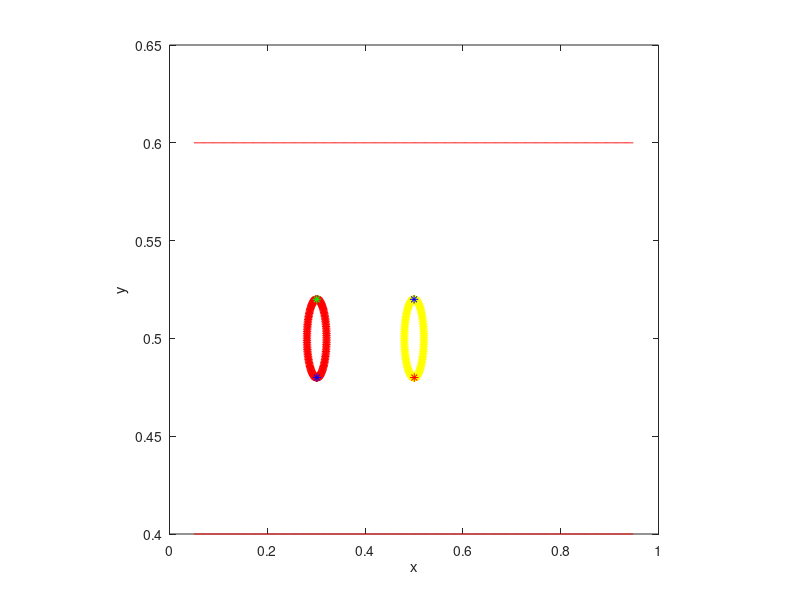

MATLAB code for this plot:
%-------------------------------------------------------------------------------------------------------------------%
%
% IB2d is an Immersed Boundary Code (IB) for solving fully coupled non-linear 
% 	fluid-structure interaction models. This version of the code is based off of
%	Peskin's Immersed Boundary Method Paper in Acta Numerica, 2002.
%
% Author: Nicholas A. Battista
% Email:  nick.battista@unc.edu
% Date Created: May 27th, 2015
% Institution: UNC-CH
%
% This code is capable of creating Lagrangian Structures using:
% 	1. Springs
% 	2. Beams (*torsional springs)
% 	3. Target Points
%	4. Muscle-Model (combined Force-Length-Velocity model, "HIll+(Length-Tension)")
%
% One is able to update those Lagrangian Structure parameters, e.g., spring constants, resting %%	lengths, etc
% 
% There are a number of built in Examples, mostly used for teaching purposes. 
% 
% If you would like us %to add a specific muscle model, please let Nick (nick.battista@unc.edu) know.
%
%--------------------------------------------------------------------------------------------------------------------%

%%%%%%%%%%%%%%%%%%%%%%%%%%%%%%%%%%%%%%%%%%%%%%%%%%%%%%%%%%%%%%%%%%%%%%%%%%%%%%%%%%%%%%
%
% FUNCTION: creates the CHANNEL_CHANNEL-EXAMPLE geometry and prints associated input files
%
%%%%%%%%%%%%%%%%%%%%%%%%%%%%%%%%%%%%%%%%%%%%%%%%%%%%%%%%%%%%%%%%%%%%%%%%%%%%%%%%%%%%%%

function cylinder2_geometry()

%
% Grid Parameters (MAKE SURE MATCHES IN input2d !!!)
%
Nx = 256;        % # of Eulerian Grid Pts. in x-Direction (MUST BE EVEN!!!)
Ny = 256;        % # of Eulerian Grid Pts. in y-Direction (MUST BE EVEN!!!)
Lx = 1.0;        % Length of Eulerian Grid in x-Direction
Ly = 1.0;        % Length of Eulerian Grid in y-Direction


% Immersed Structure Geometric / Dynamic Parameters %
ds= min(Lx/(2.1*Nx),Ly/(2.1*Ny));  % Lagrangian spacing
L = 0.9*Lx;                    % Length of Channel
w = 0.2*Ly;                    % Width of Channel
x1_0 = 0.3;                    % x-Center for Cylinder 1
y1_0 = 0.5;                    % y-Center for Cylinder 1
r1 = w/10;                     % Radii of Cylinder 1
x2_0 = 0.5;
y2_0 = 0.5;
r2 = r1;

struct_name = 'small_geo2cyl';       % Name for .vertex, .spring, etc files.


% Call function to construct geometry

%Create channel
[xLag,yLag] = give_Me_Channel_Immsersed_Boundary_Geometry(ds,L,w,Lx,Ly);
% Create Cylinder 1
[x1Lag_Cy,y1Lag_Cy] = give_Me_Cylinder_Immsersed_Boundary_Geometry(ds,r1,x1_0,y1_0);
% Create Cylinder 2
[x2Lag_Cy,y2Lag_Cy] = give_Me_Cylinder_Immsersed_Boundary_Geometry(ds,r2,x2_0,y2_0);

% Create tethering points to attach cylinders to springs
x1Tether = x1_0;   % xValues you want to tether to on the channel
x2Tether = x2_0;
[indsTether_CY1, x1_0_new] = give_Me_Tethering_Pt_Indices(xLag,x1Tether);
[indsTether_CY2, x2_0_new] = give_Me_Tethering_Pt_Indices(xLag, x2Tether);
x1Lag_Cy = x1Lag_Cy + (x1_0_new-x1_0); % shift circle over to match indices better
x2Lag_Cy = x2Lag_Cy + (x2_0_new - x2_0);

% Plot Geometry to test
plot(xLag(1:end/2),yLag(1:end/2),'r-'); hold on;
plot(xLag(end/2+1:end),yLag(end/2+1:end),'r-'); hold on;

N = length(x1Lag_Cy);
M = length(x2Lag_Cy);

plot(x1Lag_Cy,y1Lag_Cy,'r*'); hold on;
plot(x2Lag_Cy, y2Lag_Cy, 'y*'); hold on;
plot(x1Lag_Cy(1),y1Lag_Cy(1),'g*'); hold on;
plot(x2Lag_Cy(1), y2Lag_Cy(2), 'b*'); hold on;
%plot(xLag(indsTether_CY1(1)),yLag(indsTether_CY1(1)),'b*'); hold on;
%plot(xLag(indsTether_CY2(1)), yLag(indsTether_CY2(1)), 'r*'); hold on;
%plot(xLag(indsTether_CY1(2)),yLag(indsTether_CY1(2)),'g*'); hold on;
%plot(xLag(indsTether_CY2(2)), yLag(indsTether_CY2(2)), 'm*'); hold on;
plot(x1Lag_Cy(N/2+1),y1Lag_Cy(N/2+1),'b*'); hold on;
plot(x2Lag_Cy(M/2+1), y2Lag_Cy(M/2+1), 'r*'); hold on;
xlabel('x'); ylabel('y');
axis square;


% Prints .vertex file!
x_bothLag_Cy = [x1Lag_Cy x2Lag_Cy]; % concatenates the two cylinder x coordinate arrays
y_bothLag_Cy = [y1Lag_Cy y2Lag_Cy];
% concatenates the channel and cylinder coordinates into one long array for printing
all_x_Lag = [xLag x_bothLag_Cy];
all_y_Lag = [yLag y_bothLag_Cy];
print_Lagrangian_Vertices(all_x_Lag,all_y_Lag,struct_name, 'w');

% Prints .spring file!
% these springs make the cylinder ridgid
k_Spring = 2.0e7; 
resting_length_cyl_inner_springs = 2*r1;
offset = length(xLag);
% since cylinders are identical, modified print_Lagrangian_Springs to take
% in data for one, then it prints out two times as much data
print_Lagrangian_Springs(x1Lag_Cy,y1Lag_Cy, k_Spring,ds,r1,offset,indsTether_CY1, resting_length_cyl_inner_springs,struct_name, 'w');

% Change this like the undamped spring file
% Prints .beam file!
k_Beam = 5.0e9;  
C1 = compute_Curvatures(x1Lag_Cy,y1Lag_Cy);
print_Lagrangian_Beams(x1Lag_Cy,y1Lag_Cy, k_Beam,C1,struct_name,offset, 'w');

% Prints .target file!
k_Target = 2.5e7;
print_Lagrangian_Target_Pts(all_x_Lag,k_Target,struct_name, 'w');

%%%%%%%%%%%%%%%%%%%%%%%%%%%%%%%%%%%%%%%%%%%%%%%%%%%%%%%%%%%%%%%%%%%%%%%%
%
% FUNCTION: prints VERTEX points to a file called .vertex
%
%%%%%%%%%%%%%%%%%%%%%%%%%%%%%%%%%%%%%%%%%%%%%%%%%%%%%%%%%%%%%%%%%%%%%%%%

function print_Lagrangian_Vertices(xLag,yLag,struct_name, mode)

    N = length(xLag);

    vertex_fid = fopen([struct_name '.vertex'], mode);

    fprintf(vertex_fid, '%d\n', N );

    %Loops over all Lagrangian Pts.
    for s = 1:N
        X_v = xLag(s);
        Y_v = yLag(s);
        fprintf(vertex_fid, '%1.16e %1.16e\n', X_v, Y_v);
    end

    fclose(vertex_fid); 
    
%%%%%%%%%%%%%%%%%%%%%%%%%%%%%%%%%%%%%%%%%%%%%%%%%%%%%%%%%%%%%%%%%%%%%%%%
%
% FUNCTION: prints TARGET points to a file called .target
%
%%%%%%%%%%%%%%%%%%%%%%%%%%%%%%%%%%%%%%%%%%%%%%%%%%%%%%%%%%%%%%%%%%%%%%%%

function print_Lagrangian_Target_Pts(xLag,k_Target,struct_name, mode)

    N = length(xLag);

    target_fid = fopen([struct_name '.target'], mode);

    fprintf(target_fid, '%d\n', N );

    %Loops over all Lagrangian Pts.
    for s = 1:N
        fprintf(target_fid, '%d %1.16e\n', s, k_Target);
    end

    fclose(target_fid); 
    
    
%%%%%%%%%%%%%%%%%%%%%%%%%%%%%%%%%%%%%%%%%%%%%%%%%%%%%%%%%%%%%%%%%%%%%%%%%%%%%%%%%%%%%
%
% FUNCTION: prints BEAM (Torsional Spring) points to a file called <str>.beam
%
%%%%%%%%%%%%%%%%%%%%%%%%%%%%%%%%%%%%%%%%%%%%%%%%%%%%%%%%%%%%%%%%%%%%%%%%%%%%%%%%%%%%%

function print_Lagrangian_Beams(xLag,yLag,k_Beam,C,struct_name,offset, mode)

    % k_Beam: beam stiffness
    % C: beam curvature
    
    N = length(xLag); % NOTE: Total number of beams = Number of Total Lag Pts. on Cylinder

    beam_fid = fopen([struct_name '.beam'], mode);

    fprintf(beam_fid, '%d\n', N );

    %spring_force = kappa_spring*ds/(ds^2);

    %BEAMS BETWEEN VERTICES
    for s = 1:N
            if ( (s>1) && (s <= N-1) )        
                fprintf(beam_fid, '%d %d %d %1.16e %1.16e\n',s-1+offset, s+offset, s+1+offset, k_Beam, C(s) );  
            elseif (s==1)
                fprintf(beam_fid, '%d %d %d %1.16e %1.16e\n',N+offset,   s+offset, s+1+offset, k_Beam, C(s) );  
            elseif (s==N)
                %Case s=N
                fprintf(beam_fid, '%d %d %d %1.16e %1.16e\n',N-1+offset, N+offset, 1+offset,   k_Beam, C(s) );  
            end
    end
    
    %do it again for the second cylinder
    for s = 1:N
            if ( (s>1) && (s <= N-1) )        
                fprintf(beam_fid, '%d %d %d %1.16e %1.16e\n',s-1+offset+N, s+offset+N, s+1+offset+N, k_Beam, C(s) );  
            elseif (s==1)
                fprintf(beam_fid, '%d %d %d %1.16e %1.16e\n',N+N+offset,   N+s+offset, N+s+1+offset, k_Beam, C(s) );  
            elseif (s==N)
                %Case s=N
                fprintf(beam_fid, '%d %d %d %1.16e %1.16e\n',N+N-1+offset, N+N+offset, N+1+offset,   k_Beam, C(s) );  
            end
    end
    
    
    
    fclose(beam_fid); 

%%%%%%%%%%%%%%%%%%%%%%%%%%%%%%%%%%%%%%%%%%%%%%%%%%%%%%%%%%%%%%%%%%%%%%%%%%%
%
% FUNCTION: prints SPRING points to a file called .spring
%
%%%%%%%%%%%%%%%%%%%%%%%%%%%%%%%%%%%%%%%%%%%%%%%%%%%%%%%%%%%%%%%%%%%%%%%%%%%

function print_Lagrangian_Springs(xLag,yLag,k_Spring,ds_Rest,r,offset,indsTether,resting_length_tether,struct_name, mode)

    % offset = # of lag pts in channel (ordering lag pts, channel -> cylinder)

    N = length(xLag); % Number of pts on cylinder

    spring_fid = fopen([struct_name '.spring'], mode);

    fprintf(spring_fid, '%d\n', (N+N/2)*2 ); % + 2 if non-damped springs connecting cylinder to channel

    %spring_force = kappa_spring*ds/(ds^2);

    %SPRINGS BETWEEN 1st CYL VERTICES
    for s = 1:N
            if s < N    
                ds_Rest = sqrt( ( xLag(s) - xLag(s+1) )^2 +  ( yLag(s) - yLag(s+1) )^2 ); 
                fprintf(spring_fid, '%d %d %1.16e %1.16e\n', s+offset, s+1+offset, k_Spring, ds_Rest);  
            else
                %Case s=N
                ds_Rest = sqrt( ( xLag(s) - xLag(1) )^2 +  ( yLag(s) - yLag(1) )^2 ); 
                fprintf(spring_fid, '%d %d %1.16e %1.16e\n', s+offset, 1+offset,   k_Spring, ds_Rest);  
            end
    end
    
    for s=1:N/2
        ds_Rest = sqrt( ( xLag(s) - xLag(s+N/2) )^2 +  ( yLag(s) - yLag(s+N/2) )^2 ); 
        fprintf(spring_fid, '%d %d %1.16e %1.16e\n', s+offset, s+N/2+offset, k_Spring, ds_Rest);
    end
    
    % SPRINGS BETWEEN 2nd CYL VERTICES
    for s = 1:N
            if s < N    
                ds_Rest = sqrt( ( xLag(s) - xLag(s+1) )^2 +  ( yLag(s) - yLag(s+1) )^2 ); 
                fprintf(spring_fid, '%d %d %1.16e %1.16e\n', s+offset+N, s+1+offset+N, k_Spring, ds_Rest);  
            else
                %Case s=N
                ds_Rest = sqrt( ( xLag(s) - xLag(1) )^2 +  ( yLag(s) - yLag(1) )^2 ); 
                fprintf(spring_fid, '%d %d %1.16e %1.16e\n', s+offset+N, 1+offset+N,   k_Spring, ds_Rest);  
            end
    end
    
    for s=1:N/2
        ds_Rest = sqrt( ( xLag(s) - xLag(s+N/2) )^2 +  ( yLag(s) - yLag(s+N/2) )^2 ); 
        fprintf(spring_fid, '%d %d %1.16e %1.16e\n', s+N+offset, s+N+N/2+offset, k_Spring, ds_Rest);
    end
    
    % UNCOMMENT IF UNDAMPED SPRINGS CONNECT CYLINDER TO CHANNEL
    %s=1; % Reset
    %fprintf(spring_fid, '%d %d %1.16e %1.16e\n', s+offset,     indsTether(2), 1e4, resting_length_tether);
    %fprintf(spring_fid, '%d %d %1.16e %1.16e\n', s+N/2+1+offset, indsTether(1), 1e4, resting_length_tether);
    
    fclose(spring_fid); 
    
%%%%%%%%%%%%%%%%%%%%%%%%%%%%%%%%%%%%%%%%%%%%%%%%%%%%%%%%%%%%%%%%%%%%%%%%%%%%%
%
% FUNCTION: prints DAMPED SPRING points to a file called struct.d_spring
%
%%%%%%%%%%%%%%%%%%%%%%%%%%%%%%%%%%%%%%%%%%%%%%%%%%%%%%%%%%%%%%%%%%%%%%%%%%%%%

function print_Lagrangian_Damped_Springs(xLag,yLag,k_Spring,ds_Rest,r,offset,indsTether1, indsTether2,resting_length_tether,b_damp,struct_name, mode)
    % how function is called above:
    % print_Lagrangian_Damped_Springs(x1Lag_Cy,y1Lag_Cy, k_Spring,ds,r1,
    % offset,indsTether_CY1, resting_length_tether1,b_damp,struct_name, 'w');
    

    N = length(xLag); % just two damped springs to connect cylinder to channel

    dSpring_fid = fopen([struct_name '.d_spring'], mode);

    fprintf(dSpring_fid, '%d\n', 2 );
    
    s=1; % Reset
    fprintf(dSpring_fid, '%d %d %1.16e %1.16e %1.16e\n', s+offset,       indsTether1(2), k_Spring, resting_length_tether,b_damp);
    fprintf(dSpring_fid, '%d %d %1.16e %1.16e %1.16e\n', s+N/2+1+offset, indsTether1(1), k_Spring, resting_length_tether,b_damp);
    
    % DO it again for the second cylinder
    fprintf(dSpring_fid, '%d %d %1.16e %1.16e %1.16e\n', s+offset+N,       indsTether2(2), k_Spring, resting_length_tether,b_damp);
    fprintf(dSpring_fid, '%d %d %1.16e %1.16e %1.16e\n', s+N+N/2+1+offset, indsTether2(1), k_Spring, resting_length_tether,b_damp);
    
    fclose(dSpring_fid);

%%%%%%%%%%%%%%%%%%%%%%%%%%%%%%%%%%%%%%%%%%%%%%%%%%%%%%%%%%%%%%%%%%%%%%%%
%
% FUNCTION: creates the Lagrangian structure geometry for channel
%
%%%%%%%%%%%%%%%%%%%%%%%%%%%%%%%%%%%%%%%%%%%%%%%%%%%%%%%%%%%%%%%%%%%%%%%%

function [xLag,yLag] = give_Me_Channel_Immsersed_Boundary_Geometry(ds,L,w,Lx,Ly)

% The immsersed structure is a channel %
x = (Lx-L)/2:ds:(L+(Lx-L)/2);  %xPts
yBot = (Ly-w)/2;               %yVal for bottom of Channel
yTop = Ly - (Ly-w)/2;          %yVal for top of Channel

xLag = [x x];
yLag = [yBot*ones(1,length(x)) yTop*ones(1,length(x))];

%%%%%%%%%%%%%%%%%%%%%%%%%%%%%%%%%%%%%%%%%%%%%%%%%%%%%%%%%%%%%%%%%%%%%%%%
%
% FUNCTION: creates the Lagrangian structure geometry for cylinder
%
%%%%%%%%%%%%%%%%%%%%%%%%%%%%%%%%%%%%%%%%%%%%%%%%%%%%%%%%%%%%%%%%%%%%%%%%

function [xLag,yLag] = give_Me_Cylinder_Immsersed_Boundary_Geometry(ds,r,x0,y0)

% The immsersed structure is a cylinder %

dtheta = ds/ (2*r);
theta = -pi/2; i=1;
while theta < 3*pi/2
   xLag(i) = x0 - r*cos(theta);
   yLag(i) = y0 - r*sin(theta);
   theta = theta + dtheta;
   i=i+1;
end


%%%%%%%%%%%%%%%%%%%%%%%%%%%%%%%%%%%%%%%%%%%%%%%%%%%%%%%%%%%%%%%%%%%%%%%%
%
% FUNCTION: gives indices of Lagrangian Pt choice for tethering.
%
%%%%%%%%%%%%%%%%%%%%%%%%%%%%%%%%%%%%%%%%%%%%%%%%%%%%%%%%%%%%%%%%%%%%%%%%
   
function [inds,x0_new] = give_Me_Tethering_Pt_Indices(xLag,xTether)

i=0; not=1;       %initiate for loop
while not == 1
    i=i+1;
    if xLag(i) > xTether
       inds(1) = i;  % to save index for bottom of channel
       not = 0;      % to leave loop
    end
end

next = length(xLag)/2;  
inds(2) = inds(1)+next; % save index for top of channel
x0_new = xLag(inds(1)); % where center of cylinder should be placed.

%%%%%%%%%%%%%%%%%%%%%%%%%%%%%%%%%%%%%%%%%%%%%%%%%%%%%%%%%%%%%%%%%%%%%%%%
%
% FUNCTION: computes "curvature" of ellipse
% 
% NOTE: not curvature in the traditional geometric sense, in the 'discrete'
% sense through cross product.
%
%%%%%%%%%%%%%%%%%%%%%%%%%%%%%%%%%%%%%%%%%%%%%%%%%%%%%%%%%%%%%%%%%%%%%%%%

function C = compute_Curvatures(xLag,yLag)

%a-x component (rmin)
%b-y component (rmax)
%C = ab / ( sqrt( a^2*sin(t)^2 + b^2*cos(t)^2  )  )^3

N = length(xLag);
C = zeros( N );

%Note: needs to be done same order as you print .beam file!
for i=1:N
   
   % Pts Xp -> Xq -> Xr (same as beam force calc.)
   
   if ( (i > 1) && (i < N) )
   
        Xp = xLag(i-1); Xq = xLag(i); Xr = xLag(i+1);
        Yp = yLag(i-1); Yq = yLag(i); Yr = yLag(i+1);
   
   elseif (i==1)
       
        Xp = xLag(N); Xq = xLag(i); Xr = xLag(i+1);
        Yp = yLag(N); Yq = yLag(i); Yr = yLag(i+1);
       
   elseif (i==N)
       
        Xp = xLag(N-1); Xq = xLag(N); Xr = xLag(1);
        Yp = yLag(N-1); Yq = yLag(N); Yr = yLag(1);
       
   end
       
   C(i) = (Xr-Xq)*(Yq-Yp) - (Yr-Yq)*(Xq-Xp); %Cross product btwn vectors
      
end

   
